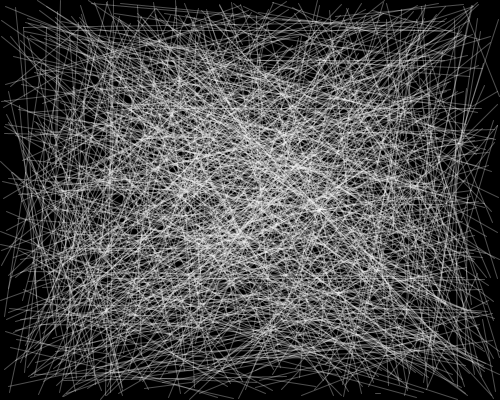
Frame 1 (no input)
Frame 60 (the mouse pressed at the canvas centre just before this capture): identical to frame 1, image omitted
Frame 120 (the mouse held since frame 60 and released just before this capture): identical to frame 1, image omitted

The Processing sketch that drew this single still picture (run headless with seeded random() and noise(); from frame 60 on, the mouse is pressed at the canvas centre):

// Processing sketch: processing_158321
// ── processing_158321.pde

boolean isDone;

void setup() {
  size(500,400);
  background(0);
  isDone = false;
}

void draw() {
  stroke(255, 80);
  strokeWeight(1);
  if (isDone == false){
  // here we are drawing a new line every 4th pixel until we reach the right side of the canvas
  
  for (int i = 0; i < 1000; i++) {
    float x1 = random(0, width);
    float x2 = random(0, width);
    float y1 = random(0, height);
    float y2 = random(0, height);
    line(x1, y1, x2, y2);
  }
  isDone = true;
  }
  
}
